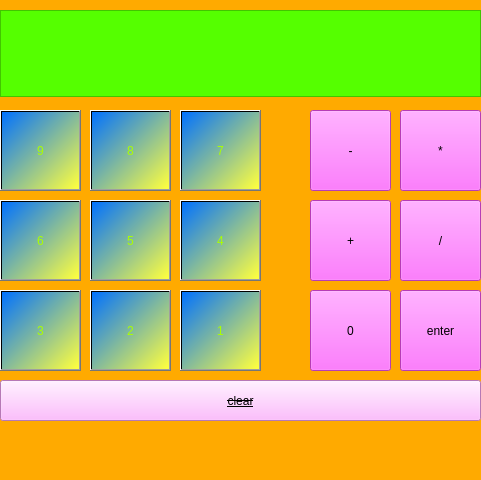
<?xml version="1.0" encoding="UTF-8"?>
<ui version="4.0">
 <class>MainWindow</class>
 <widget class="QMainWindow" name="MainWindow">
  <property name="geometry">
   <rect>
    <x>0</x>
    <y>0</y>
    <width>481</width>
    <height>480</height>
   </rect>
  </property>
  <property name="windowTitle">
   <string>MainWindow</string>
  </property>
  <property name="styleSheet">
   <string notr="true">border-color: rgb(0, 255, 0);
background-color: rgb(255, 170, 0);</string>
  </property>
  <widget class="QWidget" name="centralwidget">
   <widget class="QTextEdit" name="textEdit">
    <property name="geometry">
     <rect>
      <x>0</x>
      <y>10</y>
      <width>481</width>
      <height>87</height>
     </rect>
    </property>
    <property name="styleSheet">
     <string notr="true">background-color: rgb(85, 255, 0);</string>
    </property>
   </widget>
   <widget class="QPushButton" name="pushButton">
    <property name="geometry">
     <rect>
      <x>0</x>
      <y>110</y>
      <width>81</width>
      <height>81</height>
     </rect>
    </property>
    <property name="styleSheet">
     <string notr="true">background-color: qlineargradient(spread:pad, x1:0, y1:0, x2:1, y2:1, stop:0 rgba(0, 113, 255, 255), stop:0.989474 rgba(255, 255, 62, 255));
color: rgb(170, 255, 0);
font: 8pt &quot;Vladimir Script&quot;;</string>
    </property>
    <property name="text">
     <string>9</string>
    </property>
   </widget>
   <widget class="QPushButton" name="pushButton_2">
    <property name="geometry">
     <rect>
      <x>90</x>
      <y>110</y>
      <width>81</width>
      <height>81</height>
     </rect>
    </property>
    <property name="styleSheet">
     <string notr="true">background-color: qlineargradient(spread:pad, x1:0, y1:0, x2:1, y2:1, stop:0 rgba(0, 113, 255, 255), stop:0.989474 rgba(255, 255, 62, 255));
color: rgb(170, 255, 0);
font: 8pt &quot;Vladimir Script&quot;;</string>
    </property>
    <property name="text">
     <string>8</string>
    </property>
   </widget>
   <widget class="QPushButton" name="pushButton_3">
    <property name="geometry">
     <rect>
      <x>180</x>
      <y>110</y>
      <width>81</width>
      <height>81</height>
     </rect>
    </property>
    <property name="styleSheet">
     <string notr="true">background-color: qlineargradient(spread:pad, x1:0, y1:0, x2:1, y2:1, stop:0 rgba(0, 113, 255, 255), stop:0.989474 rgba(255, 255, 62, 255));
color: rgb(170, 255, 0);
font: 8pt &quot;Vladimir Script&quot;;</string>
    </property>
    <property name="text">
     <string>7</string>
    </property>
   </widget>
   <widget class="QPushButton" name="pushButton_4">
    <property name="geometry">
     <rect>
      <x>0</x>
      <y>200</y>
      <width>81</width>
      <height>81</height>
     </rect>
    </property>
    <property name="styleSheet">
     <string notr="true">background-color: qlineargradient(spread:pad, x1:0, y1:0, x2:1, y2:1, stop:0 rgba(0, 113, 255, 255), stop:0.989474 rgba(255, 255, 62, 255));
color: rgb(170, 255, 0);
font: 8pt &quot;Vladimir Script&quot;;</string>
    </property>
    <property name="text">
     <string>6</string>
    </property>
   </widget>
   <widget class="QPushButton" name="pushButton_5">
    <property name="geometry">
     <rect>
      <x>90</x>
      <y>200</y>
      <width>81</width>
      <height>81</height>
     </rect>
    </property>
    <property name="styleSheet">
     <string notr="true">background-color: qlineargradient(spread:pad, x1:0, y1:0, x2:1, y2:1, stop:0 rgba(0, 113, 255, 255), stop:0.989474 rgba(255, 255, 62, 255));
color: rgb(170, 255, 0);
font: 8pt &quot;Vladimir Script&quot;;</string>
    </property>
    <property name="text">
     <string>5</string>
    </property>
   </widget>
   <widget class="QPushButton" name="pushButton_6">
    <property name="geometry">
     <rect>
      <x>180</x>
      <y>200</y>
      <width>81</width>
      <height>81</height>
     </rect>
    </property>
    <property name="styleSheet">
     <string notr="true">background-color: qlineargradient(spread:pad, x1:0, y1:0, x2:1, y2:1, stop:0 rgba(0, 113, 255, 255), stop:0.989474 rgba(255, 255, 62, 255));
color: rgb(170, 255, 0);
font: 8pt &quot;Vladimir Script&quot;;</string>
    </property>
    <property name="text">
     <string>4</string>
    </property>
   </widget>
   <widget class="QPushButton" name="pushButton_7">
    <property name="geometry">
     <rect>
      <x>0</x>
      <y>290</y>
      <width>81</width>
      <height>81</height>
     </rect>
    </property>
    <property name="styleSheet">
     <string notr="true">background-color: qlineargradient(spread:pad, x1:0, y1:0, x2:1, y2:1, stop:0 rgba(0, 113, 255, 255), stop:0.989474 rgba(255, 255, 62, 255));
color: rgb(170, 255, 0);
font: 8pt &quot;Vladimir Script&quot;;</string>
    </property>
    <property name="text">
     <string>3</string>
    </property>
   </widget>
   <widget class="QPushButton" name="pushButton_8">
    <property name="geometry">
     <rect>
      <x>90</x>
      <y>290</y>
      <width>81</width>
      <height>81</height>
     </rect>
    </property>
    <property name="styleSheet">
     <string notr="true">background-color: qlineargradient(spread:pad, x1:0, y1:0, x2:1, y2:1, stop:0 rgba(0, 113, 255, 255), stop:0.989474 rgba(255, 255, 62, 255));
color: rgb(170, 255, 0);
font: 8pt &quot;Vladimir Script&quot;;</string>
    </property>
    <property name="text">
     <string>2</string>
    </property>
   </widget>
   <widget class="QPushButton" name="pushButton_9">
    <property name="geometry">
     <rect>
      <x>180</x>
      <y>290</y>
      <width>81</width>
      <height>81</height>
     </rect>
    </property>
    <property name="styleSheet">
     <string notr="true">background-color: qlineargradient(spread:pad, x1:0, y1:0, x2:1, y2:1, stop:0 rgba(0, 113, 255, 255), stop:0.989474 rgba(255, 255, 62, 255));
color: rgb(170, 255, 0);
font: 8pt &quot;Vladimir Script&quot;;</string>
    </property>
    <property name="text">
     <string>1</string>
    </property>
   </widget>
   <widget class="QPushButton" name="pushButton_10">
    <property name="geometry">
     <rect>
      <x>310</x>
      <y>200</y>
      <width>81</width>
      <height>81</height>
     </rect>
    </property>
    <property name="styleSheet">
     <string notr="true">background-color: rgb(255, 85, 255);</string>
    </property>
    <property name="text">
     <string>+</string>
    </property>
   </widget>
   <widget class="QPushButton" name="pushButton_11">
    <property name="geometry">
     <rect>
      <x>400</x>
      <y>200</y>
      <width>81</width>
      <height>81</height>
     </rect>
    </property>
    <property name="styleSheet">
     <string notr="true">background-color: rgb(255, 85, 255);</string>
    </property>
    <property name="text">
     <string>/</string>
    </property>
   </widget>
   <widget class="QPushButton" name="pushButton_12">
    <property name="geometry">
     <rect>
      <x>310</x>
      <y>110</y>
      <width>81</width>
      <height>81</height>
     </rect>
    </property>
    <property name="styleSheet">
     <string notr="true">background-color: rgb(255, 85, 255);</string>
    </property>
    <property name="text">
     <string>-</string>
    </property>
   </widget>
   <widget class="QPushButton" name="pushButton_13">
    <property name="geometry">
     <rect>
      <x>400</x>
      <y>110</y>
      <width>81</width>
      <height>81</height>
     </rect>
    </property>
    <property name="styleSheet">
     <string notr="true">background-color: rgb(255, 85, 255);</string>
    </property>
    <property name="text">
     <string>*</string>
    </property>
   </widget>
   <widget class="QPushButton" name="pushButton_14">
    <property name="geometry">
     <rect>
      <x>400</x>
      <y>290</y>
      <width>81</width>
      <height>81</height>
     </rect>
    </property>
    <property name="styleSheet">
     <string notr="true">background-color: rgb(255, 85, 255);</string>
    </property>
    <property name="text">
     <string>enter</string>
    </property>
   </widget>
   <widget class="QPushButton" name="pushButton_15">
    <property name="geometry">
     <rect>
      <x>310</x>
      <y>290</y>
      <width>81</width>
      <height>81</height>
     </rect>
    </property>
    <property name="styleSheet">
     <string notr="true">background-color: rgb(255, 85, 255);</string>
    </property>
    <property name="text">
     <string>0</string>
    </property>
   </widget>
   <widget class="QPushButton" name="pushButton_16">
    <property name="geometry">
     <rect>
      <x>0</x>
      <y>380</y>
      <width>481</width>
      <height>41</height>
     </rect>
    </property>
    <property name="styleSheet">
     <string notr="true">background-color: rgb(255, 170, 255);
border-color: rgb(255, 0, 0);
font: 8pt &quot;Wide Latin&quot;;
text-decoration: underline line-through;</string>
    </property>
    <property name="text">
     <string>clear</string>
    </property>
   </widget>
  </widget>
  <widget class="QMenuBar" name="menubar">
   <property name="geometry">
    <rect>
     <x>0</x>
     <y>0</y>
     <width>481</width>
     <height>26</height>
    </rect>
   </property>
  </widget>
  <widget class="QStatusBar" name="statusbar"/>
 </widget>
 <resources/>
 <connections/>
</ui>
